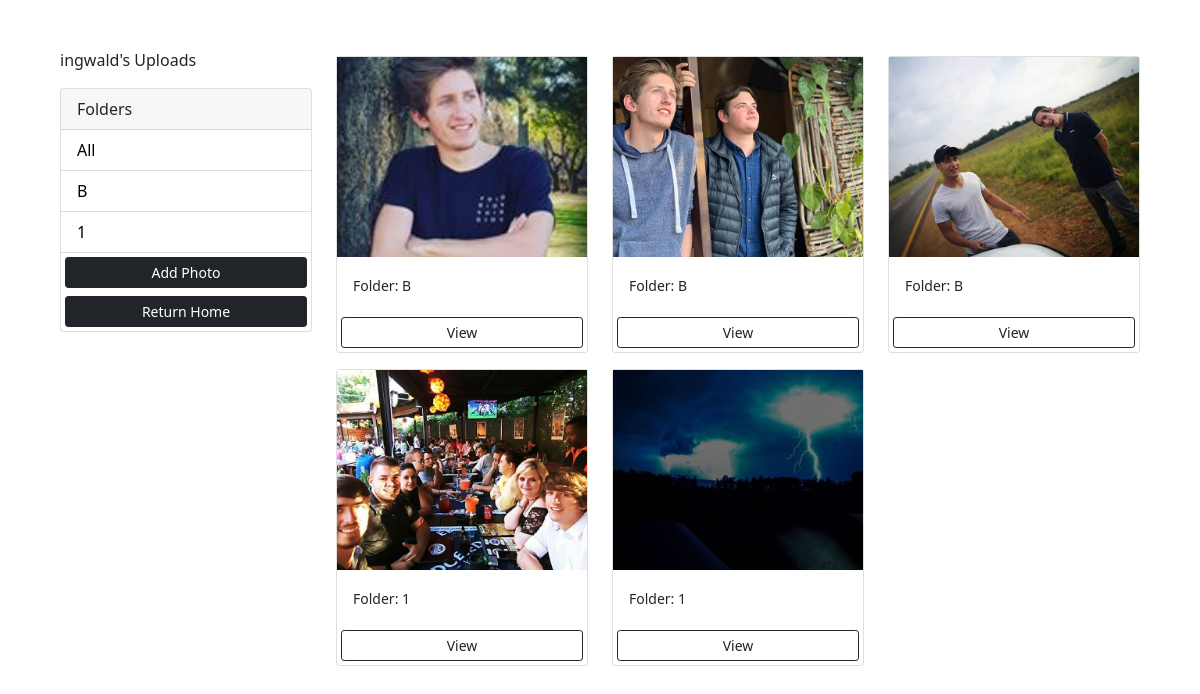
The page /uploads/ (signed in) on the database its author committed.
### uploads/models.py (models this page shows, shortened)
class Category(models.Model):
    class Meta:
        verbose_name = 'Category'
        verbose_name_plural = 'Categories'
    user = models.ForeignKey(
        User, on_delete=models.SET_NULL, null=True, blank=True)
    name = models.CharField(max_length=100, null=False, blank=False)

class Photo(models.Model):
    class Meta:
        verbose_name = 'Photo'
        verbose_name_plural = 'Photos'
    category = models.ForeignKey(
        Category, on_delete=models.SET_NULL, null=True, blank=True)
    image = models.ImageField(null=False, blank=False)
    description = models.TextField()

### uploads/views.py (the view)
# urls.py: path('', views.gallery, name='gallery'),
@login_required(login_url='login')
def gallery(request):
    user = request.user
    category = request.GET.get('category')
    if category == None:
        photos = Photo.objects.filter(category__user=user)
    else:
        photos = Photo.objects.filter(
            category__name=category, category__user=user)
    categories = Category.objects.filter(user=user)
    context = {'categories': categories, 'photos': photos}
    return render(request, 'photos/gallery.html', context)

### uploads/templates/photos/gallery.html (shortened to what this page needs)
<!DOCTYPE html>
<html lang="en">
<head>
    <link href="https://cdn.jsdelivr.net/npm/bootstrap@5.0.0-beta1/dist/css/bootstrap.min.css" rel="stylesheet"
>
</head>
<body class="m-5">
    <div class="container">
        <div class="row">
            <div class="col-md-3">
                {% if request.user.is_authenticated %}
                <p>{{request.user}}'s Uploads</p>
                {% endif %}
                <div class="card">
                    <div class="card-header">
                        Folders
                    </div>
                    <ul class="list-group list-group-flush">
                        <li class="list-group-item">
                            <a href="{% url 'gallery' %}">All</a>
                        </li>
                        {% for category in categories %}
                        <li class=" list-group-item">
                            <a href="{% url 'gallery' %}?category={{category.name}}">
                                {{category.name}}
                            </a>
                        </li>
                        {% endfor %}
                        <a href="{% url 'add' %}" class="btn btn-dark btn-block btn-sm m-1">Add Photo</a>
                        <a href="{% url 'home' %}" class="btn btn-dark btn-block btn-sm m-1">Return Home</a>
                    </ul>
                </div>
            </div>
            <div class="col-md-9">
                <div class="row">
                    {% for photo in photos %}
                    <div class="col-md-4">
                        <div class="card my-2">
                            <img class="image-thumbail" src="{{photo.image.url}}" alt="Card image cap">
                            <div class="card-body">
                                <small>Folder: {{photo.category.name}}</small>
                            </div>
                            <a href="{% url 'photo' photo.id %}" class="btn btn-outline-dark btn-sm m-1">View</a>
                        </div>
                    </div>
                    {% empty %}
                    <h3>No photos...</h3>
                    {% endfor %}
                </div>
            </div>
        </div>
    </div>
</body>
</html>

### uploads/templates/photos/gallery.html (style rules this page uses)
.image-thumbail { height: 200px; object-fit: cover; }
.list-group-item a { text-decoration: none; color: black; }

### rows shown on the page
Category: name "B"
Category: name "1"
Photo: image (picture), category.name "B"
Photo: image (picture), category.name "B"
Photo: image (picture), category.name "B"
Photo: image (picture), category.name "1"
Photo: image (picture), category.name "1"

### other values the page prints
{{ request.user }} "ingwald"
